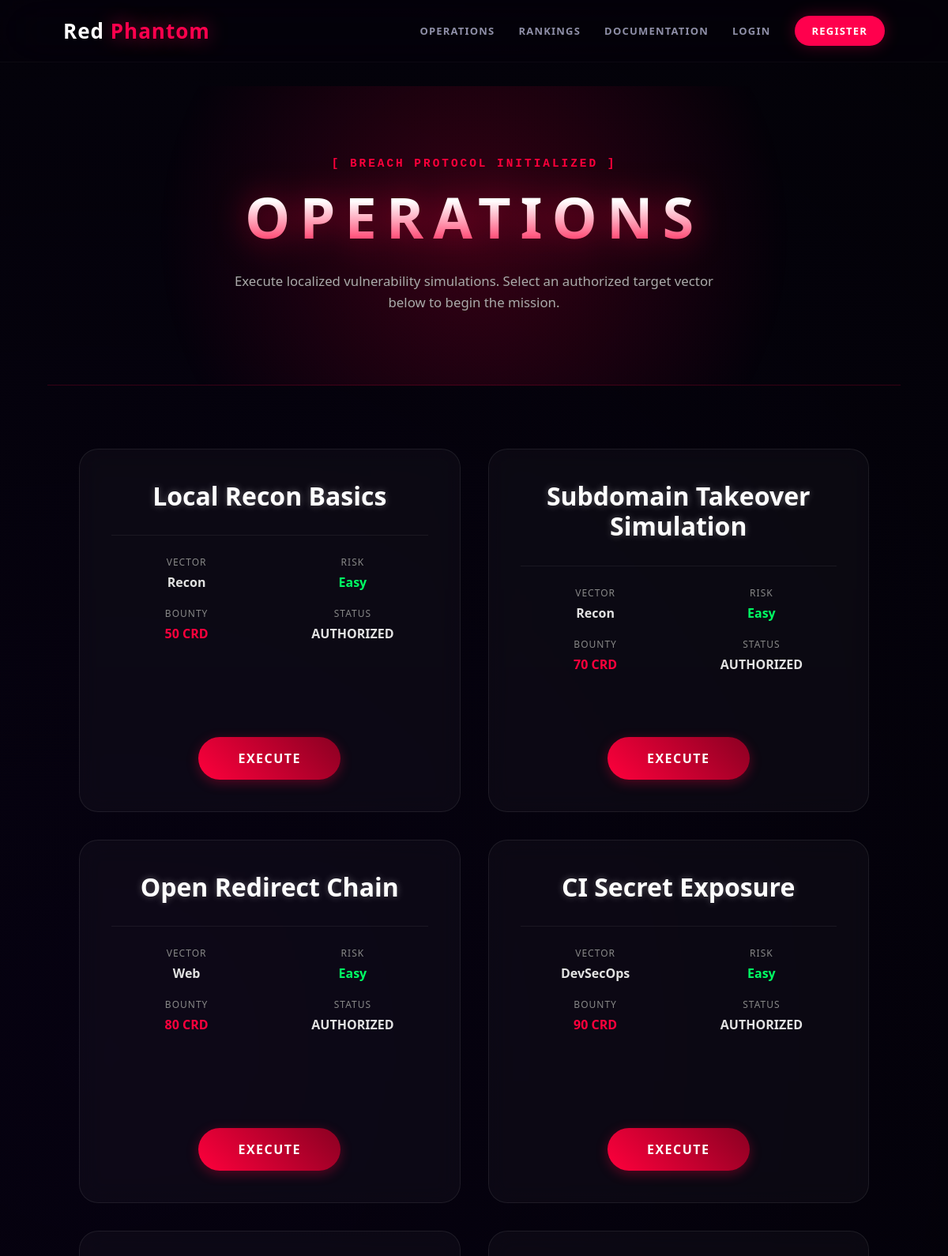
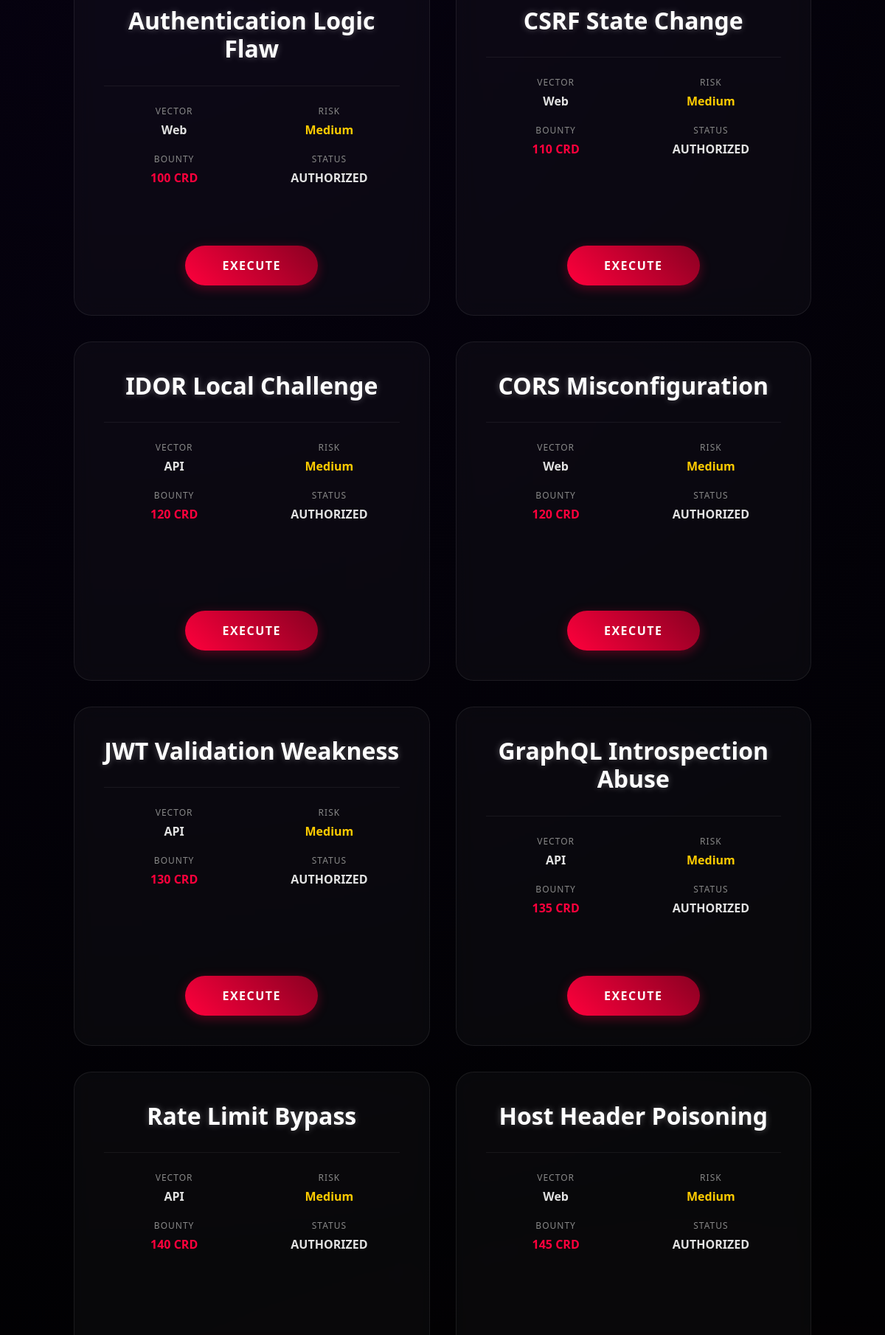
The page / (upper part) on the database its author committed (2 pictures, top to bottom).
### lab/models.py (models this page shows)
class Challenge(db.Model):
    id = db.Column(db.Integer, primary_key=True)
    slug = db.Column(db.String(64), unique=True, nullable=False)
    title = db.Column(db.String(140), nullable=False)
    category = db.Column(db.String(60), nullable=False)
    difficulty = db.Column(db.String(20), nullable=False)
    points = db.Column(db.Integer, nullable=False)
    description = db.Column(db.Text, nullable=False)
    objective = db.Column(db.Text, nullable=False)
    local_target = db.Column(db.Text, nullable=False)
    flag = db.Column(db.String(255), nullable=False)
    solves = db.relationship("Solve", back_populates="challenge", cascade="all, delete-orphan")

### app.py (the view)
@app.get("/")
def index():
    challenges = Challenge.query.order_by(Challenge.points.asc()).all()
    user = current_user()
    solved_ids = set()
    if user:
        solved_ids = {solve.challenge_id for solve in user.solves}
    category_counts = {}
    for challenge in challenges:
        category_counts[challenge.category] = category_counts.get(challenge.category, 0) + 1
    return render_template(
        "index.html",
        challenges=challenges,
        solved_ids=solved_ids,
        category_counts=sorted(category_counts.items(), key=lambda item: item[0]),
        total_points=sum(challenge.points for challenge in challenges),
    )

### app.py (called while the page is built)
def current_user():
    user_id = session.get("user_id")
    if not user_id:
        return None
    return User.query.get(user_id)

@app.context_processor
def inject_user():
    return {"current_user": current_user()}

### templates/index.html (shortened to what this page needs)
{% extends "base.html" %} {% block content %}
<section class="command-center">
  <span class="status-bar">[ BREACH PROTOCOL INITIALIZED ]</span>
  <h2>Operations</h2>
  <p
    style="
      color: #aaa;
      max-width: 650px;
      margin: 20px auto 0 auto;
      font-size: 1.05rem;
      line-height: 1.6;
    "
  >
    Execute localized vulnerability simulations. Select an authorized target
    vector below to begin the mission.
  </p>
</section>
<div class="challenges-grid">
  {% for challenge in challenges %}
  <article class="challenge-card">
    <div class="challenge-header">
      <h3>{{ challenge.title }}</h3>
    </div>
    <div class="challenge-content" style="width: 100%">
      <div class="challenge-meta">
        <div class="meta-box">
          <label>VECTOR</label>
          <span>{{ challenge.category }}</span>
        </div>
        <div class="meta-box">
          <label>RISK</label>
          <span
            style="color: {% if challenge.difficulty == 'Easy' %}#00ff64{% elif challenge.difficulty == 'Medium' %}#ffcc00{% else %}#ff003c{% endif %};"
          >
            {{ challenge.difficulty }}
          </span>
        </div>
        <div class="meta-box">
          <label>BOUNTY</label>
          <span style="color: #ff003c">{{ challenge.points }} CRD</span>
        </div>
        <div class="meta-box">
          <label>STATUS</label>
          <span>AUTHORIZED</span>
        </div>
      </div>
    </div>
    <a
      href="{{ url_for('challenge_details', slug=challenge.slug) }}"
      class="btn-launch"
    >
      EXECUTE
    </a>
  </article>
  {% endfor %}
</div>
{% endblock %}

### templates/base.html (style rules this page uses)
* { margin: 0; padding: 0; box-sizing: border-box; font-family: "Segoe UI", sans-serif; }
body { background: radial-gradient( circle at 10% 20%, rgba(91, 0, 255, 0.05) 0%, transparent 40% ), radial-gradient( circle at 90% 80%, rgba(255, 0, 77, 0.06) 0%, transparent 40% ), linear-gradient(180deg, #020205 0%, #000000 100%); background-attachment: fixed; color: #ececf6; min-height: 100vh; overflow-x: hidden; }

### templates/index.html (style rules this page uses)
body { background-color: #070b17; color: #e2e2e2; overflow-x: hidden; }
.command-center { text-align: center; padding: 90px 20px; background: radial-gradient( circle at center, rgba(255, 0, 60, 0.2) 0%, transparent 70% ); position: relative; border-bottom: 1px solid rgba(255, 0, 60, 0.2); margin-bottom: 60px; }
.command-center h2 { font-size: 4.5rem; font-weight: 900; text-transform: uppercase; letter-spacing: 12px; margin: 0; background: linear-gradient(to bottom, #fff 30%, #ff003c 100%); -webkit-background-clip: text; -webkit-text-fill-color: transparent; filter: drop-shadow(0 0 20px rgba(255, 0, 60, 0.5)); }
.status-bar { font-family: "Courier New", monospace; font-size: 0.9rem; color: #ff003c; text-transform: uppercase; letter-spacing: 3px; font-weight: bold; margin-bottom: 10px; display: block; }
.challenges-grid { display: grid; grid-template-columns: repeat(auto-fit, minmax(360px, 1fr)); gap: 35px; padding: 20px 40px; }
.challenge-card { background: rgba(255, 255, 255, 0.03); backdrop-filter: blur(15px); -webkit-backdrop-filter: blur(15px); border: 1px solid rgba(255, 255, 255, 0.08); border-radius: 24px; padding: 40px; display: flex; flex-direction: column; align-items: center; text-align: center; transition: all 0.5s cubic-bezier(0.23, 1, 0.32, 1); position: relative; min-height: 460px; overflow: hidden; }
.challenge-card::after { content: ""; position: absolute; top: 0; left: 0; width: 100%; height: 100%; background: radial-gradient( circle at center, rgba(148, 0, 255, 0.1) 0%, transparent 70% ); opacity: 0; transition: opacity 0.5s; pointer-events: none; }
.challenge-header h3 { font-size: 2rem; color: #fff; margin-bottom: 30px; font-weight: 800; line-height: 1.2; text-shadow: 0 0 10px rgba(255, 255, 255, 0.3); }
.challenge-meta { display: grid; grid-template-columns: 1fr 1fr; gap: 20px; width: 100%; margin-bottom: 40px; padding: 25px 0; border-top: 1px solid rgba(255, 255, 255, 0.06); position: relative; z-index: 1; }
.meta-box label { display: block; font-size: 0.75rem; color: #888; text-transform: uppercase; letter-spacing: 1px; margin-bottom: 6px; }
.meta-box span { font-weight: 700; font-size: 1rem; color: #e2e2e2; }
.btn-launch { display: inline-block; padding: 16px 50px; background: linear-gradient(45deg, #ff003c, #8a0022); color: #fff; text-align: center; text-decoration: none; font-weight: 800; text-transform: uppercase; letter-spacing: 1.5px; border-radius: 50px; transition: all 0.4s ease; border: none; cursor: pointer; position: relative; z-index: 1; margin-top: auto; box-shadow: 0 4px 15px rgba(255, 0, 60, 0.3); }

### rows shown on the page
Challenge: title "Local Recon Basics", category "Recon", difficulty "Easy", points "50"
Challenge: title "Subdomain Takeover Simulation", category "Recon", difficulty "Easy", points "70"
Challenge: title "Open Redirect Chain", category "Web", difficulty "Easy", points "80"
Challenge: title "CI Secret Exposure", category "DevSecOps", difficulty "Easy", points "90"
Challenge: title "Authentication Logic Flaw", category "Web", difficulty "Medium", points "100"
Challenge: title "CSRF State Change", category "Web", difficulty "Medium", points "110"
Challenge: title "IDOR Local Challenge", category "API", difficulty "Medium", points "120"
Challenge: title "CORS Misconfiguration", category "Web", difficulty "Medium", points "120"
Challenge: title "JWT Validation Weakness", category "API", difficulty "Medium", points "130"
Challenge: title "GraphQL Introspection Abuse", category "API", difficulty "Medium", points "135"
Challenge: title "Rate Limit Bypass", category "API", difficulty "Medium", points "140"
Challenge: title "Host Header Poisoning", category "Web", difficulty "Medium", points "145"
